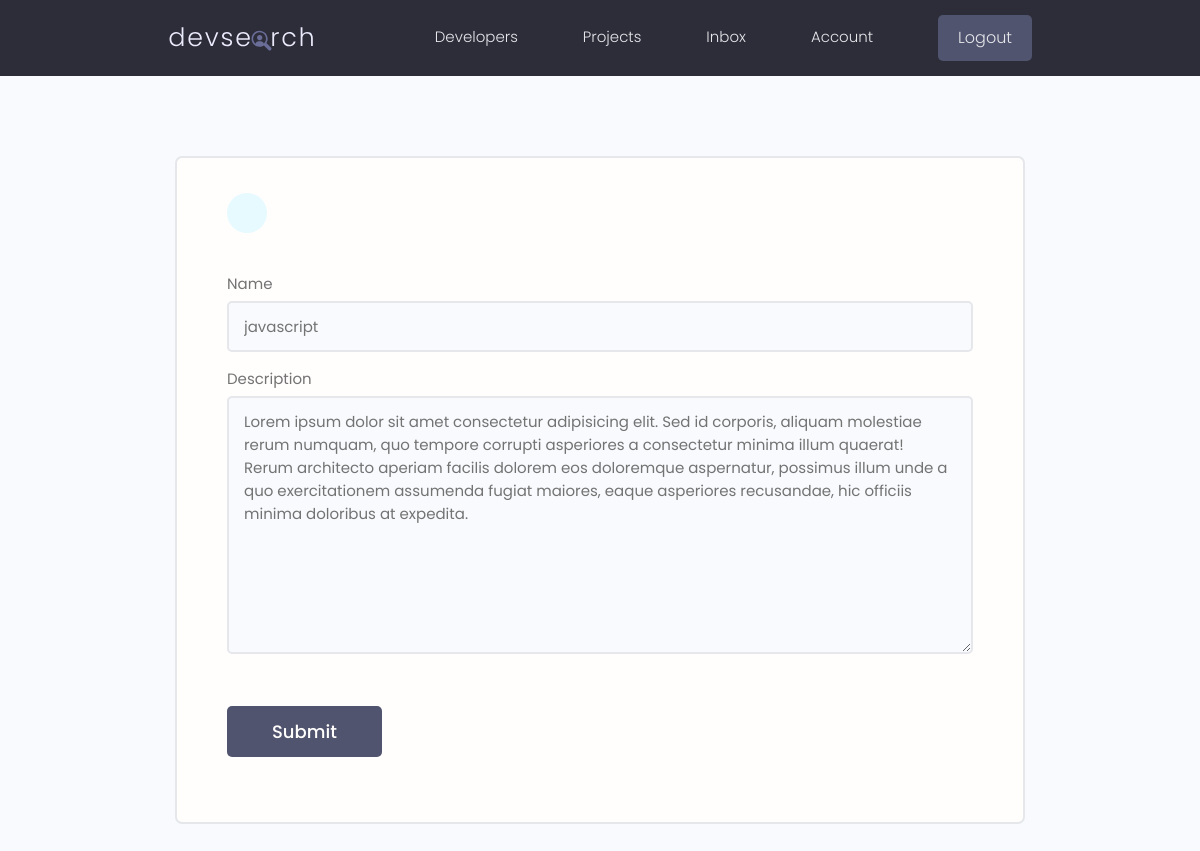
The app's page /update_skill/43b4cf2a16434e0bb291ac8e4549de80/ (signed in) with its own data.
### users/models.py (models this page shows, shortened)
class Skill(models.Model):
    id=models.UUIDField(default=uuid.uuid4, primary_key=True, editable=False, unique=True)
    name=models.CharField(max_length=200)
    description=models.TextField(null=True, blank=True)
    owner=models.ForeignKey(Profile, on_delete=models.CASCADE)

### users/views.py (the view)
# urls.py: path('update_skill/<str:pk>/', views.update_skill, name='update_skill'),
@login_required(login_url='login_page')
def update_skill(request,pk):
    profile=request.user.profile
    skill=get_object_or_404(profile.skill_set, pk=pk)
    form=SkillForm(instance=skill)
    if request.method == 'POST':
        form=SkillForm(request.POST, instance=skill)
        if form.is_valid():
            form.save(request)
            messages.info(request, 'Skill was updated successfully!')
            return redirect('user_account')
    context={'form':form}
    return render(request, 'users/skill_form.html', context)

### users/forms.py (shortened to what this page needs)
class SkillForm(forms.ModelForm):
    class Meta:
        model=Skill
        fields=['name','description']
    def __init__(self, *args, **kwargs):
        super().__init__(*args, **kwargs)
        for name, field in self.fields.items():
            field.widget.attrs.update({'class':'input'})

### users/templates/users/skill_form.html (shortened to what this page needs)
{% extends 'base.html' %}
{% block content %}
<main class="formPage my-xl">
    <div class="content-box">
        <div class="formWrapper">
            <a class="backButton" href="{% url 'user_account' %}"></a>
            <br>
            <form class="form" action="" method="POST">
              {% for field in form %}
              <div class="form__field">
                <label for="formInput#text">{{field.label}}</label>
                {{field}}
              </div>
              {%endfor%}
                <input class="btn btn--sub btn--lg  my-md" type="submit" value="Submit" />
            </form>
        </div>
    </div>
</main>
{% endblock %}

### static/style/app.css (style rules this page uses)
:root { --color-sub: #2d2d39; }
.btn--sub { background-color: var(--color-sub-light); }
.content-box { width: 95%; max-width: 85rem; margin: 0 auto; }
.backButton { background: var(--color-main-light); color: var(--color-main); width: 4rem; height: 4rem; display: flex; align-items: center; justify-content: center; border-radius: 50%; }
.formPage .formWrapper { list-style: none; background: var(--color-white); padding: 3.5rem 5rem; border: 2px solid var(--color-light); border-radius: 0.7rem; }

### static/uikit/styles/modules/_variables.css (style rules this page uses)
:root { --color-main: #5aa5b9; --color-main-light: #e6faff; --color-sub: #3f4156; --color-sub-light: #51546e; --color-sub-lighter: #ededfd; --color-text: #737373; --color-gray: #8b8b8b; --color-light: #e5e7eb; --color-light-gray: #767676; --color-bg: #f8fafd; --color-white: #fffefd; --color-white-light: #f3f3f3; --color-success: #359e64; --color-success-bg: #def8e8; --color-error: #fc4b0b; --color-error-bg: #fff2ee; --font-base: 'Poppins', arial, helvetica, 'Segoe UI', roboto, ubuntu, sans-serif; --font-monospace: 'Fira Code', 'Courier New', courier, monospace; --font-regular: 300; --font-medium: 500; --font-bold: 700; --generic-shadow: 1px 1px 5px #00000010; --generic-transition: all 0.3s ease-in-out; }

### static/uikit/styles/modules/_base.css (style rules this page uses)
* { margin: 0; padding: 0; box-sizing: border-box; text-rendering: optimizeLegibility; color: inherit; font-size: inherit; }
html { font-size: 50%; }
@media only screen and (min-width: 480px) { html { font-size: 56.25%; } }
@media only screen and (min-width: 1200px) { html { font-size: 62.5%; } }
body { line-height: 1.6; font-weight: 400; font-size: 1.5rem; color: var(--color-text); background-color: var(--color-bg); min-height: 100vh; }

### static/uikit/styles/modules/_typography.css (style rules this page uses)
* { font-family: var(--font-base); }
a { padding-bottom: 2px; text-decoration: none; display: inline-block; color: var(--color-main); font-weight: var(--font-medium); }

### static/uikit/styles/modules/_utilities.css (style rules this page uses)
.my-md { margin: 3rem auto; }
.my-xl { margin: 8rem auto; }

### static/uikit/styles/modules/_button.css (style rules this page uses)
.btn { display: inline-block; position: relative; cursor: pointer; background-color: var(--color-light); font-weight: var(--font-medium); color: var(--color-sub); text-decoration: none; padding: 1rem 2rem; border-radius: 0.5rem; border: none; width: -webkit-fit-content; width: -moz-fit-content; width: fit-content; height: -webkit-fit-content; height: -moz-fit-content; height: fit-content; font-size: 1.6rem; outline-width: 0; outline-color: transparent; -webkit-backface-visibility: hidden; backface-visibility: hidden; transition: all 0.3s ease-in-out; }
.btn--sub { background-color: var(--color-sub); color: var(--color-white); }
.btn--lg { font-size: 1.8rem; padding: 1.2rem 4.5rem; }

### static/uikit/styles/modules/_form.css (style rules this page uses)
.form { display: block; }
.form__field { margin-top: 1.5rem; margin-bottom: 1.5rem; }
.form__label, .form__field > label { display: block; margin-bottom: 0.5rem; color: var(--color-text); }
input.input[type='text'], input.input[type='email'], input.input[type='password'], input.input[type='number'], select.input, textarea.input { min-width: 24rem; width: 100%; padding: 1.2rem 1.5rem; border-radius: 0.5rem; border: 2px solid var(--color-light); transition: all 0.3s ease-in-out; background-color: var(--color-bg); }

### records on screen
Skill: form "javascript" "Lorem ipsum dolor sit amet consectetur adipisicing elit. Sed id corporis, aliquam molestiae rerum numquam, quo tempore corrupti asperiores a consectetur minima illum quaerat! Rerum architecto aperiam facilis dolorem eos doloremque aspernatur, possimus illum unde a quo exercitationem assumenda fugiat maiores, eaque asperiores recusandae, hic officiis minima doloribus at expedita."

### other values on screen
{{ field.label }} "Name" "Description"
